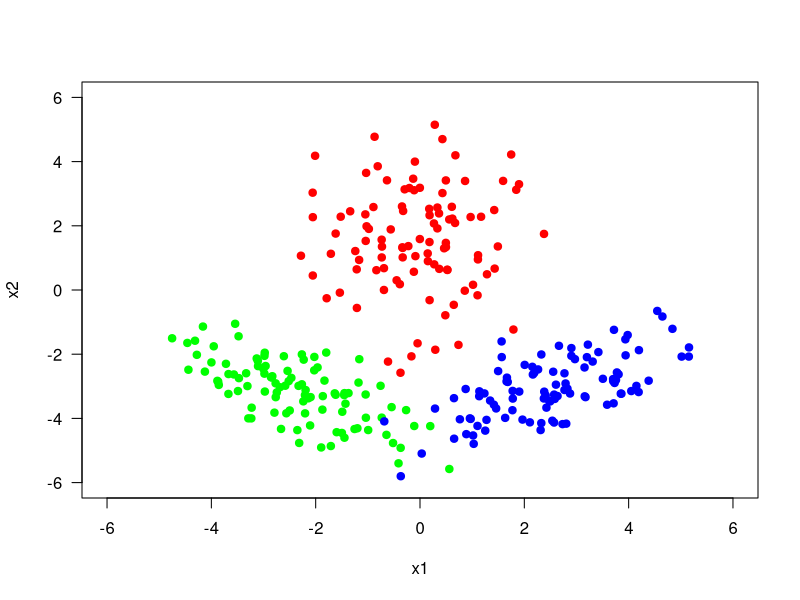

Write R code to recreate this figure. (Note: this script raises an error after producing the figure.)
# Hello, world!
#
# This is an example function named 'hello'
# which prints 'Hello, world!'.
#
# You can learn more about package authoring with RStudio at:
#
#   http://r-pkgs.had.co.nz/
#
# Some useful keyboard shortcuts for package authoring:
#
#   Build and Reload Package:  'Cmd + Shift + B'
#   Check Package:             'Cmd + Shift + E'
#   Test Package:              'Cmd + Shift + T'

library(MASS)

#set.seed(421)


# Parameters for the random data points to be generated.
class_size1<-100
class_size2<-100
class_size3<-100

class_means1<-c(0.0,1.5)
class_means2<-c(-2.5,-3.0)
class_means3<-c(2.5,-3.0)

class_cov1<-matrix(c(1,0.2,0.2,3.2),2,2)
class_cov2<-matrix(c(1.6,-0.8,-0.8,1.0),2,2)
class_cov3<-matrix(c(1.6,0.8,0.8,1.0),2,2)

#Generation of the random data points from three bivariate Gaussian densities.
points1 <- mvrnorm(n = class_size1, mu = class_means1, Sigma = class_cov1)

points2 <- mvrnorm(n = class_size2, mu = class_means2, Sigma = class_cov2)

points3 <- mvrnorm(n = class_size3, mu = class_means3, Sigma = class_cov3)


#y is the sample size*class size matrix. Each column belongs to one class type with 1 and 0 binary value
#indicating the class of the data point.
y<-rbind(cbind(rep(1, class_size1), rep(0, class_size2), rep(0, class_size3)),
         cbind(rep(0, class_size1), rep(1, class_size2), rep(0, class_size3)),
         cbind(rep(0, class_size1), rep(0, class_size2), rep(1, class_size3)))

X<-rbind(points1, points2, points3)

z<- cbind(X,y)

print(z)

#Generated sample data is plotted.
plot(points1[,1], points1[,2], type = "p", pch = 19, col = "red", las = 1,
     xlim = c(-6, 6), ylim = c(-6, 6),
     xlab = "x1", ylab = "x2")
points(points2[,1], points2[,2], type = "p", pch = 19, col = "green")
points(points3[,1], points3[,2], type = "p", pch = 19, col = "blue")


#Eta is the step size, epsilon is the stopping condition.
eta <- 0.01
epsilon <- 1e-3

#Initializing the weights for each class 
w1 <- runif(ncol(X), min = -0.01, max = 0.01)
w10 <- runif(1, min = -0.01, max = 0.01)

w2 <- runif(ncol(X), min = -0.01, max = 0.01)
w20 <- runif(1, min = -0.01, max = 0.01)

w3 <- runif(ncol(X), min = -0.01, max = 0.01)
w30 <- runif(1, min = -0.01, max = 0.01)

w<-cbind(w1, w2, w3)
w0<-cbind(t(w10), t(w20), t(w30))


#gradient_w function takes the exact y, estimated y and all the sample data
#and it calculates where to move in order to decrease the objective function.
gradient_w<-function(y, y_pred, X){

  a<-(-colSums(matrix(y[,1] - y_pred[,1], nrow = nrow(X), ncol = ncol(X), byrow = FALSE) * X))
  b<-(-colSums(matrix(y[,2] - y_pred[,2], nrow = nrow(X), ncol = ncol(X), byrow = FALSE) * X))
  c<-(-colSums(matrix(y[,3] - y_pred[,3], nrow = nrow(X), ncol = ncol(X), byrow = FALSE) * X))
  return (cbind(a,b,c))
}

gradient_w0 <- function(y, y_pred) {
  a<-(-sum(y[,1] - y_pred[,1]))
  b<-(-sum(y[,2] - y_pred[,2]))
  c<-(-sum(y[,3] - y_pred[,3]))
  return (cbind(t(a), t(b), t(c)))
}



#softmax function takes the weight matrix and sample data
# to estimate y predicted.
softmax <- function(w, w0, x) {
  i1<-exp(w[,1]%*%x+w0[,1]) / (1 + sum( exp(w[,1]%*%x+w0[,1]), exp(w[,2]%*%x+w0[,2]), exp(w[,3]%*%x+w0[,3])))
  i2<-(exp(w[,2]%*%x+w0[,2]) / (1 + sum( exp(w[,1]%*%x+w0[,1]), exp(w[,2]%*%x+w0[,2]), exp(w[,3]%*%x+w0[,3]) )))
  i3<-(exp(w[,3]%*%x+w0[,3]) / (1 + sum( exp(w[,1]%*%x+w0[,1]), exp(w[,2]%*%x+w0[,2]), exp(w[,3]%*%x+w0[,3]))))

  return (cbind(i1,i2,i3))
}



#initialize y_pred matrix to store the predicted y values.
y_pred<-matrix(0,300,3)

#objective_values will store the each objective value estimated in each iteration. 
objective_values <- c()
j=0

#keep initializing until keepGoing is less than epsilon.
keepGoing<-c(1,1,1)

while (keepGoing>epsilon) {

  #using softmax predict all the y values by using the weights estimated before.
  t<-1
  while(t<301){
    y_pred[t,] <- softmax(w, w0, X[t,])
    t<-t+1
  }
  w_pre <- w
  w0_pre <- w0

  #store objective values in terms of sum(y*log(y_pred)+(1-y)*log(1-y_pred)) y and y_pred are either 1 or 0.
  objective_values <- c(objective_values, -sum(y * log(y_pred + 1e-100) + (1 - y) * log(1 - y_pred + 1e-100)))

  #estimate new w and w0 using the gradient functions defined.
  w <- w - eta * gradient_w(y, y_pred, X)
  w0 <- w0 - eta * gradient_w0(y, y_pred)

  #check the continuation condition keepgoing. The condition for stopping is convergence.
  keepGoing<-sqrt((w0 - w0_pre)^2 + sum((w - w_pre)^2))

  j<-j+1
}


#I round y_pred to 1 or 0 to make data more clean. 
t<-1
while(t<301){
  k<-1
  while(k<4){
  y_pred[t,k] <-round(y_pred[t,k])
  k<-k+1
  }
  t<-t+1
}


#Plot objective function
plot(1:j, objective_values,
     type = "l", lwd = 2, las = 1,
     xlab = "Iteration", ylab = "Error")



confusion_matrix<-matrix(0,3,3)


y_pred_subs<-matrix(1,300,1)
y_pred_subs[y_pred[,2]==1]<-2
y_pred_subs[y_pred[,3]==1]<-3

y_subs<-matrix(1,300,1)
y_subs[y[,2]==1]<-2
y_subs[y[,3]==1]<-3

confusion_matrix<-table(y_subs,y_pred_subs)

print(confusion_matrix)

softmax_plot<- function(x1, x2){
  x<-matrix(c(x1,x2),2,1)
  l<-matrix(0,1,3)
  l<-softmax(w,w0,x)
  j<-1
  while(j<4){
    l[j] <-round(l[j])
    if(l[j]==1){
      return (j)
    }
    j<-j+1
  }
  return (0)
}


#In order to plot the data we first define the interval int for x1 and x2 axis
int<-seq(from=-6, to=6, by=0.06)

#To be able to find our way in plot, for eac point we mark corresponding
#x1 grid points and x2 grid points in the rectangular area.
x1_grid <- matrix(int, nrow = length(int), ncol = length(int), byrow = FALSE)
x2_grid <- matrix(int, nrow = length(int), ncol = length(int), byrow = TRUE)



#Using the function f defined we estimate and store the class_values for each data point in 6 by 6 plot area.
class_values <- matrix(mapply(softmax_plot, x1_grid, x2_grid), nrow(x2_grid), ncol(x2_grid))

plot(points1[,1], points1[,2], type = "p", pch = 19, col = "red", las = 1,
     xlim = c(-6, 6), ylim = c(-6, 6),
     xlab = "x1", ylab = "x2")
points(points2[,1], points2[,2], type = "p", pch = 19, col = "green")
points(points3[,1], points3[,2], type = "p", pch = 19, col = "blue")

#Draws  black circle around the data points in which y_predicted is not same with actual y values.
points(X[y_pred_subs != y_subs, 1], X[y_pred_subs != y_subs, 2], cex = 1.5, lwd = 2)

#For each grid point take the points that have class_value 1,2 and 3 and paint them in corresponding color, red, green and blue.
points(x1_grid[class_values==1], x2_grid[class_values==1 ], col = rgb(red = 1, green = 0, blue = 0, alpha = 0.01), pch = 16)
points(x1_grid[class_values==2], x2_grid[class_values==2 ], col = rgb(red = 0, green = 1, blue =0 , alpha = 0.01), pch = 16)
points(x1_grid[class_values==3], x2_grid[class_values==3 ], col = rgb(red = 0, green = 0, blue = 1, alpha = 0.01), pch = 16)

contour(int, int, class_values, levels = c(0), add = TRUE, lwd = 2, drawlabels = FALSE)


